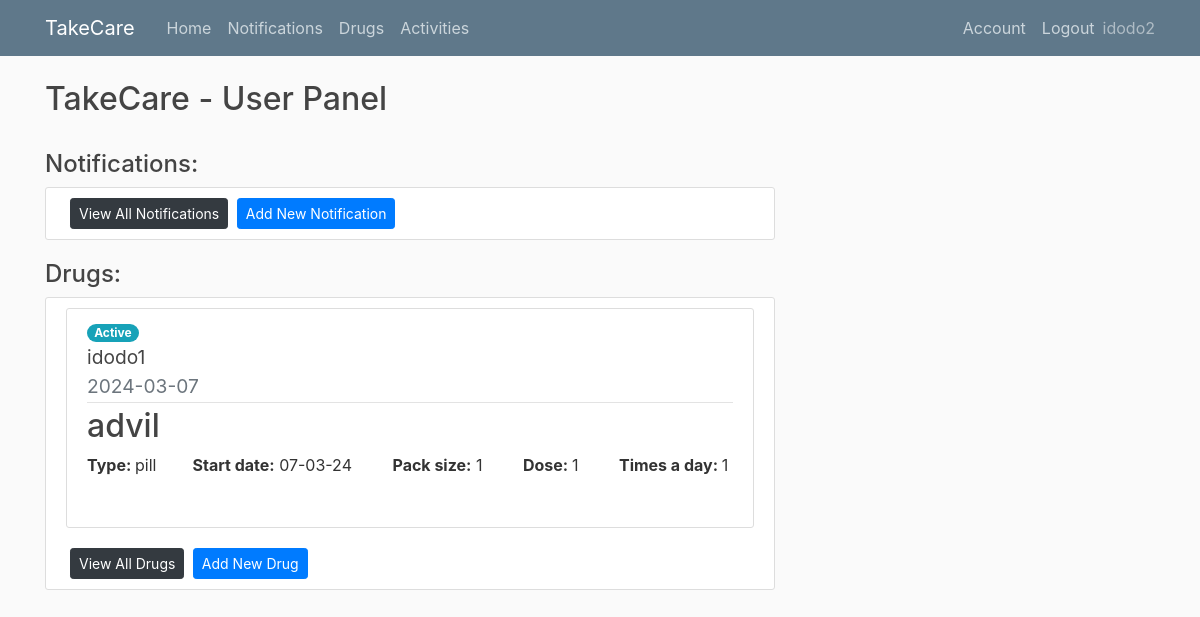
The app's page /home (signed in), older data.
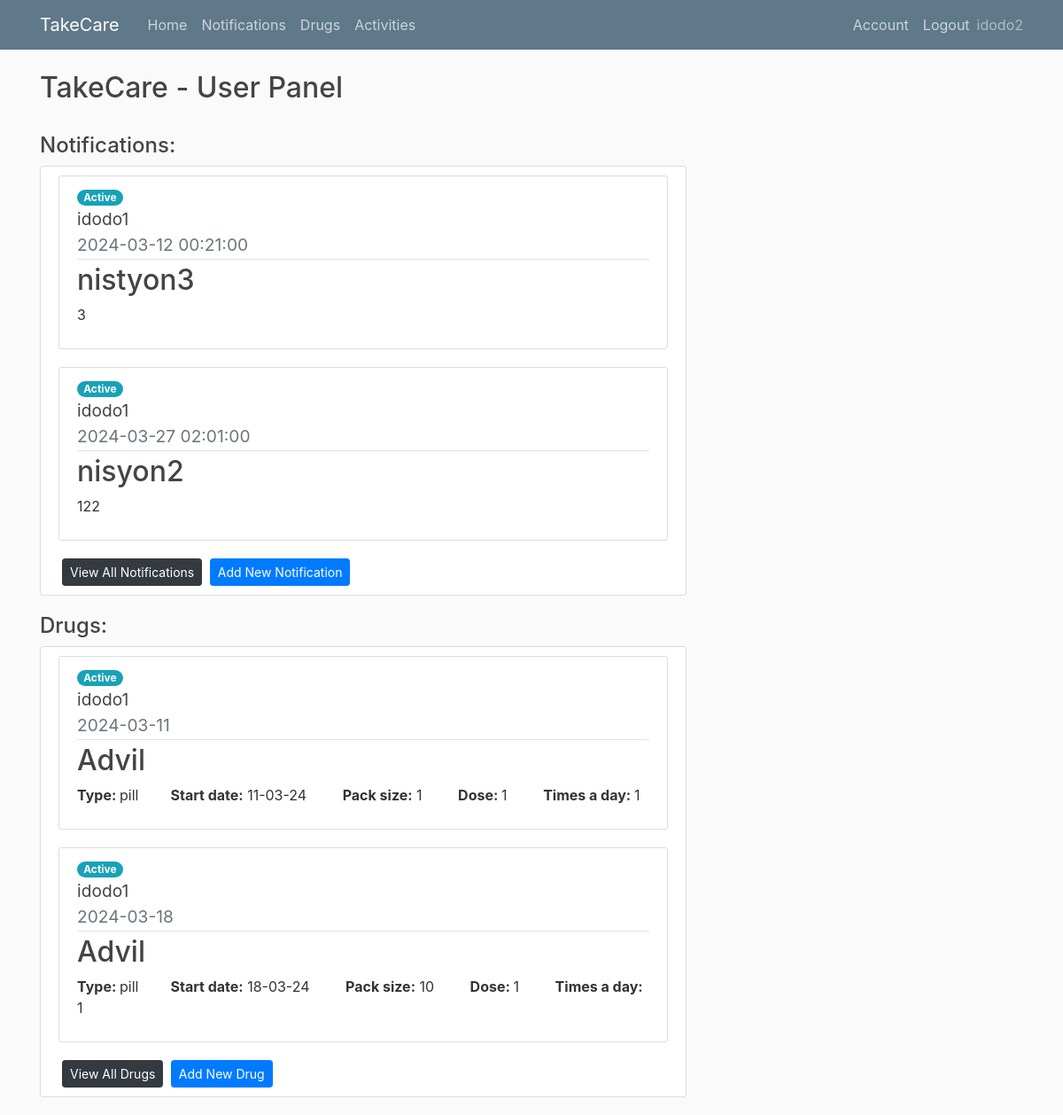
The same page, newer data.
### app/models.py (models this page shows, shortened)
class User(db.Model, UserMixin):
    id = db.Column(db.Integer, primary_key=True)
    username = db.Column(db.String(20), unique=True,nullable=False)
    email = db.Column(db.String(100), unique=True,nullable=False)
    image_file = db.Column(db.String(100),nullable=False,default='default.jpg')
    password= db.Column(db.String(60),nullable=False)
    ElderlyUser = db.relationship('Elderlyuser',backref='creator',lazy=True )
    Notifications = db.relationship('Notification',backref='creator',lazy=True )
    Drugs = db.relationship('Drug',backref='creator',lazy=True )

class Drug(db.Model):
    id = db.Column(db.Integer, primary_key=True)
    name = db.Column(db.String(150),nullable=False)
    type = db.Column(db.Text,nullable=False)
    dose = db.Column(db.Integer,nullable=False)
    timesaday = db.Column(db.Integer,nullable=False)
    taketime= db.Column(db.Time, nullable=False)
    gap = db.Column(db.Integer, nullable=False)
    packsize = db.Column(db.Integer,nullable=False)
    daystotake = db.Column(db.Integer,nullable=False)
    startdate = db.Column(db.Date,nullable=False)
    finish = db.Column(db.Boolean, nullable=False)
    user_id = db.Column(db.Integer, db.ForeignKey('user.id'), nullable=False)
    elderly_user_id = db.Column(db.Integer, db.ForeignKey('elderlyuser.id'), nullable=False)
    drugschedules = db.relationship("DrugSchedule", cascade="all, delete")
    warnings = db.Column(db.String)

class Elderlyuser(db.Model, UserMixin):
    id = db.Column(db.Integer, primary_key=True)
    username = db.Column(db.String(20), unique=True,nullable=False)
    password= db.Column(db.String(60),nullable=False)
    user_id = db.Column(db.Integer, db.ForeignKey('user.id'), nullable=False)

class Notification(db.Model):
    id = db.Column(db.Integer, primary_key=True)
    title = db.Column(db.String(150),nullable=False)
    content = db.Column(db.Text,nullable=False)
    date = db.Column(db.Date,nullable=False)
    time = db.Column(db.Time,nullable=False)
    took = db.Column(db.Boolean, nullable=False)
    user_id = db.Column(db.Integer, db.ForeignKey('user.id'), nullable=False)
    elderly_user_id = db.Column(db.Integer, db.ForeignKey('elderlyuser.id'), nullable=False)

### app/routes.py (the view)
@app.route("/")
@app.route("/home")
@login_required
def home():
    notifications = Notification.query.filter_by(user_id=current_user.id).order_by(Notification.date.asc()).order_by(Notification.time.asc())
    drugs = Drug.query.filter_by(user_id=current_user.id).order_by(Drug.startdate.asc())
    eldelys = Elderlyuser.query.filter_by(user_id=current_user.id)
    eldelys_dict = {i.id: i.username for i in eldelys}
    return render_template("home.html",notifications=notifications ,drugs=drugs,eldelys_dict=eldelys_dict)

### app/models.py (called while the page is built)
@login_manager.user_loader
def load_user(user_id):
    return User.query.get(int(user_id))

### app/templates/home.html
{% extends "layout.html" %}
{% block content %}
  <h2> TakeCare - User Panel </h2>
  <br>
  <h4>Notifications:</h4>
  <div class="content-section">
    {% if notifications.count() == 0  %}
        <h5>No notifications found</h5>
    {% else %}
      {% set counter = namespace(count=0) %}
      {% for notification in notifications %}
        {% if not notification.took %}
          {% set counter.count = counter.count + 1 %}
            {% if counter.count <=2 %}
              <article class="media content-section">
                <div class="media-body">
                       <span class="badge badge-pill badge-info">Active</span>
                       <div class="article-title">
                            <big>{{ eldelys_dict[notification.elderly_user_id] }}</big>
                        </div>
                  <div class="article-metadata">
                    <big class="text-muted">{{ notification.date.strftime('%Y-%m-%d') }}    {{ notification.time }} </big>
                  </div>
                  <h2>{{ notification.title }}</h2>
                  <p class="article-content">{{ notification.content }}</p>
                </div>
              </article>
            {% endif %}
        {% endif %}
      {% endfor %}
    {% endif %}
    <a class="btn btn-dark btn-sm ml-1" href="{{url_for('notification')}}"> View All Notifications</a>
    <a class="btn btn-primary btn-sm ml-1" href="{{url_for('add_notification')}}"> Add New Notification</a>
  </div>
  <h4>Drugs:</h4>
  <div class="content-section">
    {% if drugs.count() == 0  %}
        <h5>No drugs found</h5>
    {% else %}
      {% set counter = namespace(count=0) %}
      {% for drug in drugs %}
        {% if not drug.finish %}
          {% set counter.count = counter.count + 1 %}
            {% if counter.count <=2 %}
              <article class="media content-section">
                <div class="media-body">
                        <span class="badge badge-pill badge-info">Active</span>
                        <div class="article-title">
                            <big>{{ eldelys_dict[drug.elderly_user_id] }}</big>
                        </div>
                  <div class="article-metadata">
                    <big class="text-muted">{{ drug.startdate.strftime('%Y-%m-%d') }} </big>
                  </div>
                  <h2>{{ drug.name }}</h2>
                    <p>
                      <strong>Type: </strong> {{ drug.type }}&nbsp; &nbsp; &nbsp; &nbsp;
                      <strong>Start date:</strong> {{ drug.startdate.strftime('%d-%m-%y') }} &nbsp; &nbsp; &nbsp; &nbsp;
                      <strong>Pack size:</strong> {{ drug.packsize }} &nbsp; &nbsp; &nbsp; &nbsp;
                      <strong> Dose: </strong>{{ drug.dose }} &nbsp; &nbsp; &nbsp; &nbsp;
                      <strong>Times a day: </strong>{{ drug.timesaday }} &nbsp;
                    </p>
                </div>
              </article>
            {% endif %}
        {% endif %}
      {% endfor %}
    {% endif %}
    <a class="btn btn-dark btn-sm ml-1" href="{{url_for('drugs')}}"> View All Drugs</a>
    <a class="btn btn-primary btn-sm ml-1" href="{{url_for('add_drug')}}"> Add New Drug</a>
  </div>
{% endblock content %}

### app/templates/layout.html (shortened to what this page needs)
<!DOCTYPE html>
<html>
<head>
    <link rel="stylesheet" href="https://maxcdn.bootstrapcdn.com/bootstrap/4.0.0/css/bootstrap.min.css">
    <link rel="stylesheet" type="text/css" href="{{ url_for('static', filename='main.css') }}">
</head>
<body>
    <header class="site-header">
      <nav class="navbar navbar-expand-md navbar-dark bg-steel fixed-top">
        <div class="container">
          <a class="navbar-brand mr-4" href="/">TakeCare</a>
          <div class="collapse navbar-collapse" id="navbarToggle">
            <div class="navbar-nav mr-auto">
              <a class="nav-item nav-link" href="{{url_for('home')}}">Home</a>
              <a class="nav-item nav-link" href="{{url_for('notification')}}">Notifications</a>
              <a class="nav-item nav-link" href="{{url_for('drugs')}}">Drugs</a>
              <a class="nav-item nav-link" href="{{url_for('activities')}}">Activities</a>
            </div>
            {% if not current_user.is_authenticated %}
            <div class="navbar-nav">
              <a class="nav-item nav-link" href="{{url_for('login')}}">Login</a>
              <a class="nav-item nav-link" href="{{url_for('register')}}">Register</a>
            </div>
            {% else %}
            <div class="navbar-nav">
              <a class="nav-item nav-link" href="{{url_for('account')}}">Account</a>
              <a class="nav-item nav-link" href="{{url_for('logout')}}">Logout</a>
              <sapn class="navbar-text">{{current_user.username}}</span>
            </div>
            {% endif %}
          </div>
        </div>
      </nav>
    </header>
    <main role="main" class="container">
      <div class="row">
        <div class="col-md-8">
          {% block content %} {% endblock %}
        </div>
    </main>
</body>
</html>

### app/static/main.css (style rules this page uses)
body { background: #fafafa; color: #333333; margin-top: 5rem; }
h1, h2, h3, h4, h5, h6 { color: #444444; }
.bg-steel { background-color: #5f788a; }
.site-header .navbar-nav .nav-link { color: #cbd5db; }
.content-section { background: #ffffff; padding: 10px 20px; border: 1px solid #dddddd; border-radius: 3px; margin-bottom: 20px; }
.article-title { color: #444444; }
.article-content { white-space: pre-line; }
.article-metadata { padding-bottom: 1px; margin-bottom: 4px; border-bottom: 1px solid #e3e3e3 }

Row changes from the older to the newer data that the page shows:
no longer on this page (row edited): Drug: {{ eldelys_dict[drug.elderly_user_id] }} "idodo1", startdate "2024-03-07", name "advil", type "pill", startdate "07-03-24", packsize "1", dose "1", timesaday "1"
added Notification: {{ eldelys_dict[notification.elderly_user_id] }} "idodo1", date "2024-03-12", time "00:21:00", title "nistyon3", content "3"
added Notification: {{ eldelys_dict[notification.elderly_user_id] }} "idodo1", date "2024-03-27", time "02:01:00", title "nisyon2", content "122"
added Drug: {{ eldelys_dict[drug.elderly_user_id] }} "idodo1", startdate "2024-03-11", name "Advil", type "pill", startdate "11-03-24", packsize "1", dose "1", timesaday "1"
added Drug: {{ eldelys_dict[drug.elderly_user_id] }} "idodo1", startdate "2024-03-18", name "Advil", type "pill", startdate "18-03-24", packsize "10", dose "1", timesaday "1"
